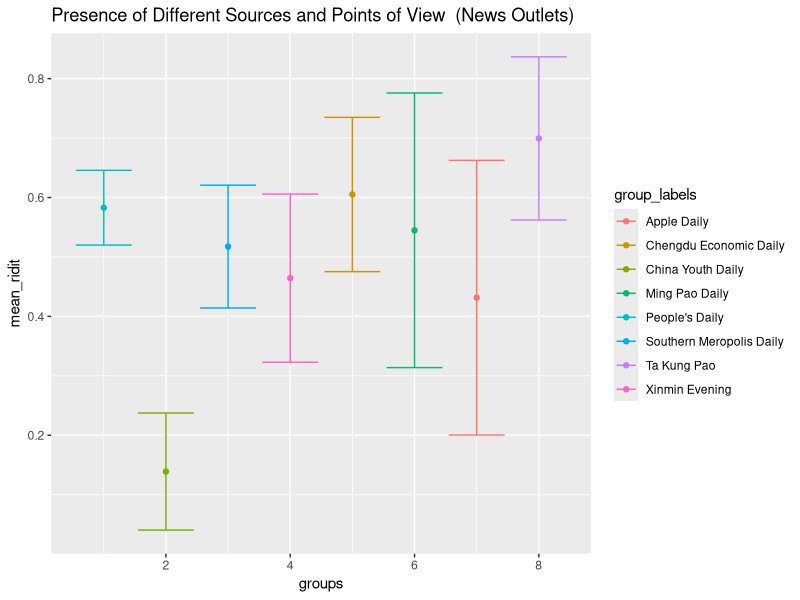
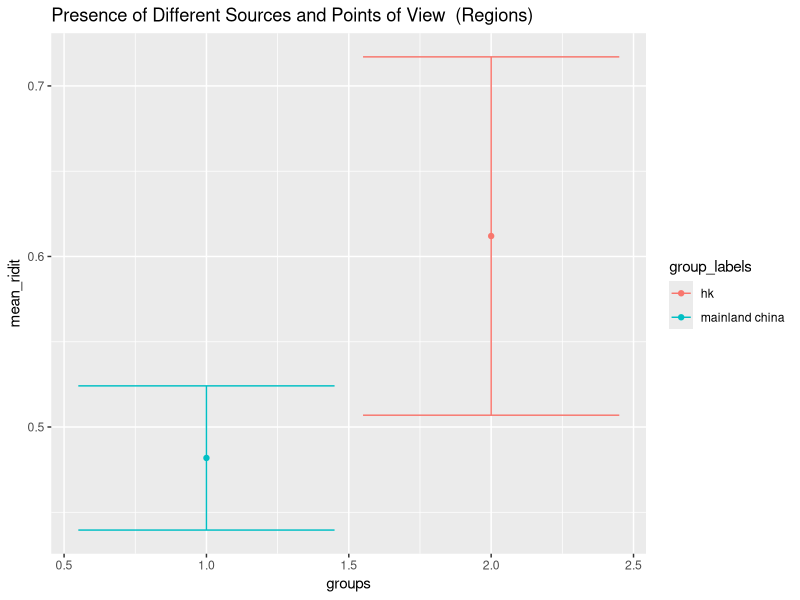
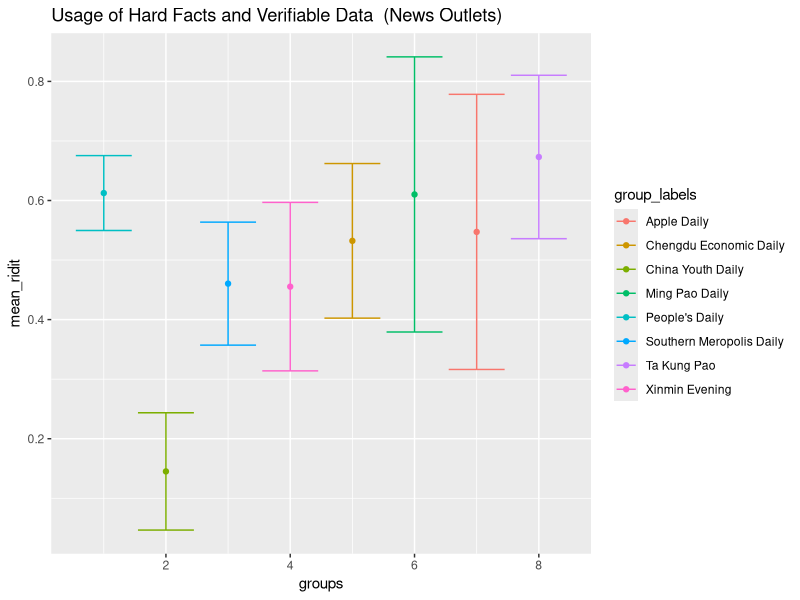
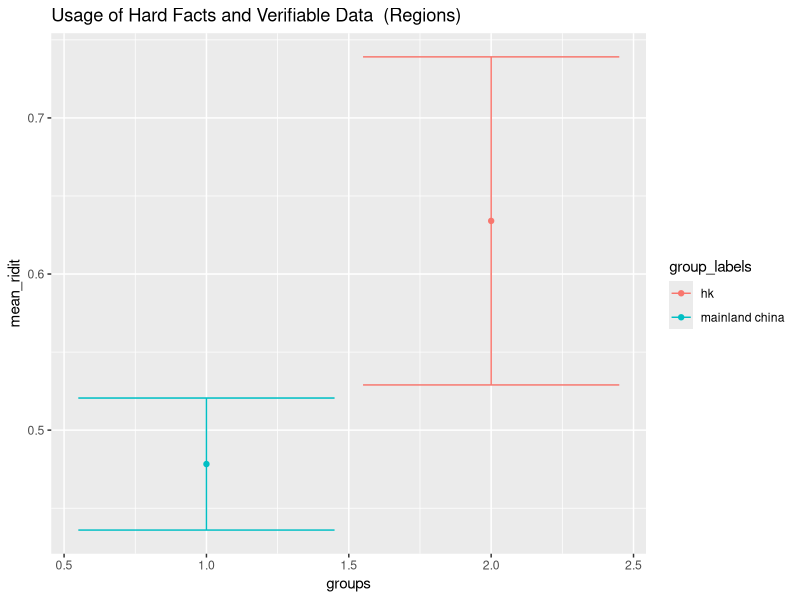
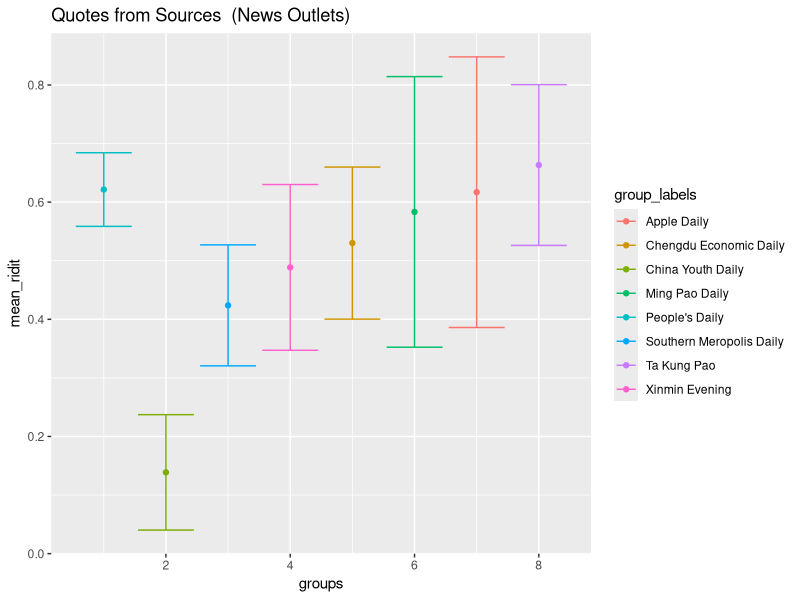
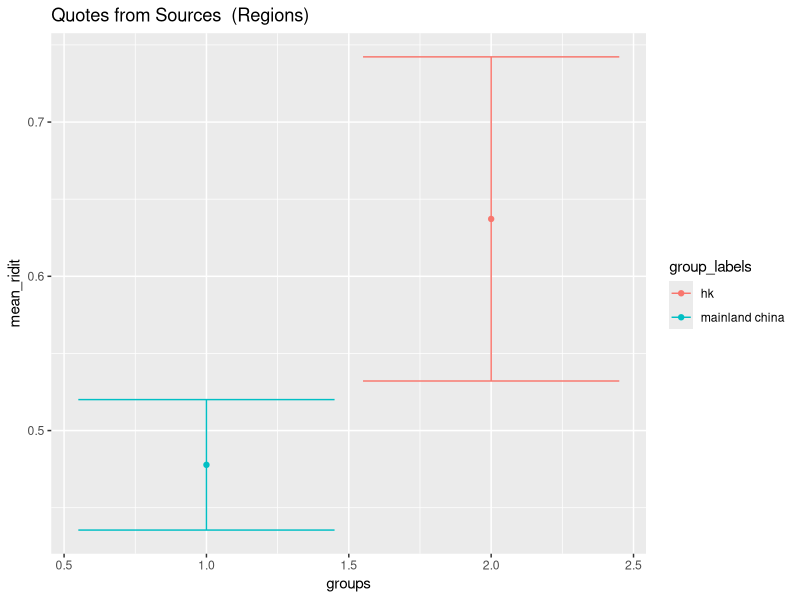
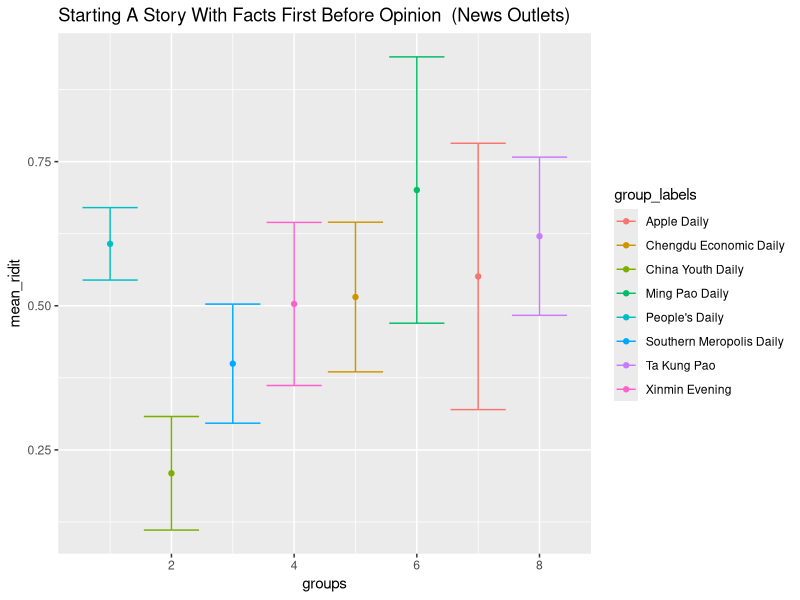
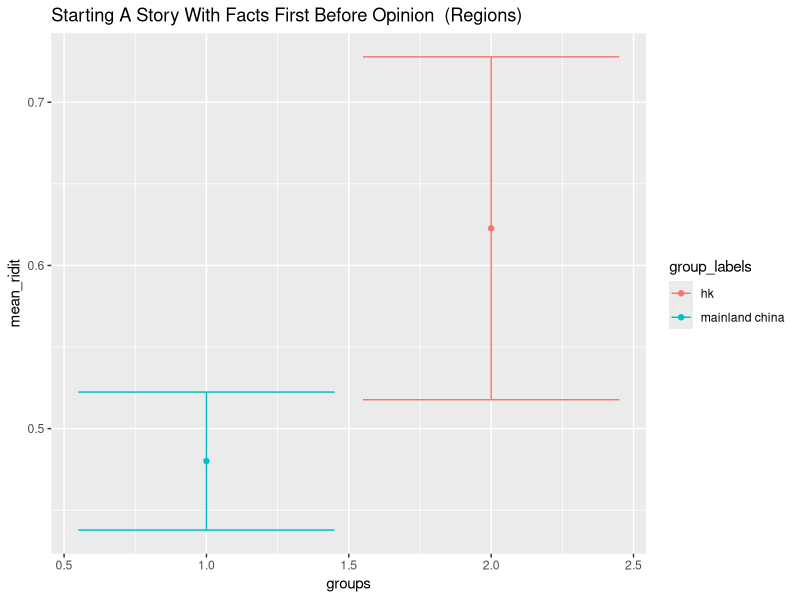

Write R code to recreate these figures, in order.
## ---- chunk 1
knitr::opts_chunk$set(echo = TRUE)
## ---- chunk 2
library(ggplot2)
news_outlets <- c('People\'s Daily', 'China Youth Daily', 'Southern Meropolis Daily', 'Xinmin Evening', 'Chengdu Economic Daily', 'Ming Pao Daily', 'Apple Daily', 'Ta Kung Pao')
regions <- c('mainland china', 'hk')
alpha = 0.05
## ---- chunk 3
# function that takes in a df, reference group, and significance level, gets the mean ridit for each group and performs k-w test for testing if all rhois = P(Y < Xi) are equal and also constructs the confidence intervals for each rhoi
# Arguments:
# O: Dataframe containing the comparison groups
# ref_group: vector containing the reference group
# group_labels: labels for the comparison groups
# plot title
ridit4993 <- function(O, ref_group, group_labels, alpha, plot_title = "") {
  nr = nrow(O)
  
  # Odotj contains the pooled responses from all the groups, for each of the category or scale, i.e. the reference set
  Odotj <- ref_group
  # Oidot contains the total number of response from each group 
  Oidot <- apply(O, 1, sum)
  
  H <- 0.5 * Odotj
  
  # take the cumulative sum, i.e. each entry of C is the number of observations less than the current scale
  cumsum1 <- cumsum(Odotj)
  C <- c(0, cumsum1[1:(length(Odotj) - 1)])
  
  # P(Y < X = W)
  N <- H + C
  
  # F_Rj, the estimated cumulative probability for each category (based on the reference group)
  Rj <- N/sum(O)
  
  R <- matrix(0, nrow(O), ncol(O))
  Odotdot <- sum(O)
  
  for (i in 1:nrow(O)) {
    for (j in 1:ncol(O)) {
      # obtain the ridits for each group and category 
      R[i, j] <- O[i, j] / (Oidot[i]) * Rj[j]
    }
  }
  
  # mean ridit score of each group, i.e. estimate of P(Y<Xi)
  Ri <- apply(R, 1, sum)
  
  # construct confidence interval for each rhoi
  confidence <- cbind(Ri - qnorm(1-alpha/2)/sqrt(12 * Oidot), 
                     Ri + qnorm(1-alpha/2)/sqrt(12 * Oidot))
  
  # plot confidence intervals for rhoi, forall i
  gfg <- data.frame(
    groups = 1:nr,
    mean_ridit = Ri,
    low = confidence[, 1],
    up = confidence[, 2]
  )
  
  # plot(c(1, 1), confidence[1,], xlim = c(1, dim(O)[1]), ylim = c(0, 1), col = 1, type = 'l', xlab='group', ylab='R score')
  # segments(1:(dim(O)[1]), confidence[, 1], 1:(dim(O)[1]), confidence[, 2])
  # abline(h = 0.5)
  pl <- ggplot(gfg, aes(groups, mean_ridit, color = group_labels)) + geom_point() +  geom_errorbar(aes(ymin = low, ymax = up))
  pl <- pl + ggtitle(plot_title)
  
  
  # perform hypothesis test
  # H0: foralli, rhoi = 0.5
  # Ha: Otherwise
  W <- 12 * t(Oidot) %*% (Ri - 0.5) ^ 2
  pvalue  <- 1 - pchisq(W, nr - 1)
  
  return(list(W=W, p.value=pvalue, c.i=confidence, mean_ridit=Ri, pl=pl))
}

apply_ridit <- function(china_df, hk_df, plot_title) {
  # apply ridit by treating each news outlet as a comparison group
  print('News Outlets')
  df <- rbind(china_df, hk_df)
  print(ridit4993(df, colSums(df), news_outlets, alpha, paste(plot_title, " (News Outlets)")))
  
  # apply ridit with 2 comparison groups, china and hk
  print('Regions')
  china_pooled <- colSums(china_df)
  hk_pooled <- colSums(hk_df)
  print(ridit4993(rbind(china_pooled, hk_pooled), colSums(df), regions, alpha, paste(plot_title, " (Regions)")))
}
## ---- chunk 4
q1_china <- data.frame(o1 = c(0, 20, 8, 4, 3), 
                       o2 = c(1, 12, 2, 0, 1), 
                       o3 = c(4, 0, 1, 1, 0), 
                       o4 = c(38, 1, 2, 5, 2), 
                       o5 = c(38, 0, 17, 6, 13))
q1_hk <- data.frame(o1 = rep(0, 3), 
                    o2 = rep(0, 3), 
                    o3 = c(0, 2, 0), 
                    o4 = c(4, 3, 4), 
                    o5 = c(2, 1, 13))
apply_ridit(q1_china, q1_hk, "Presence of Different Sources and Points of View")
## ---- chunk 5
q2_china <- data.frame(
  o1 = c(0, 24, 9, 4, 4),
  o2 = c(0, 8, 1, 0, 0), 
  o3 = c(0, 0, 0, 1, 0), 
  o4 = c(13, 0, 2, 2, 1),
  o5 = c(68, 1, 18, 9, 14)
)

q2_hk <- data.frame(
  o1 = rep(0, 3),
  o2 = rep(0, 3),
  o3 = rep(0, 3),
  o4 = c(1, 2, 0),
  o5 = c(5, 4, 17)
)
apply_ridit(q2_china, q2_hk, "Usage of Hard Facts and Verifiable Data")
## ---- chunk 6
q3_china <- data.frame(
  o1 = c(0, 11, 2, 0, 1),
  o2 = c(2, 20, 7, 4, 3),
  o3 = c(13, 0, 6, 2, 3),
  o4 = c(38, 2, 11, 7, 6),
  o5 = c(28, 0, 4, 3, 6)
)

q3_hk <- data.frame(
  o1 = rep(0, 3),
  o2 = rep(0, 3),
  o3 = c(2, 0, 2),
  o4 = c(2, 5, 8),
  o5 = c(2, 1, 7)
)
apply_ridit(q3_china, q3_hk, "Quotes from Sources")
## ---- chunk 7
q4_china <- data.frame(
  o1 = c(0, 14, 3, 1, 3),
  o2 = c(2, 12, 8, 1, 2),
  o3 = c(11, 2, 4, 4, 2),
  o4 = c(40, 2, 11, 6, 5),
  o5 = c(28, 3, 4, 4, 7)
)

q4_hk <- data.frame(
  o1 = rep(0, 3),
  o2 = c(0, 0, 1),
  o3 = c(0, 1, 2),
  o4 = c(3, 4, 7),
  o5 = c(3, 1, 7)
)
apply_ridit(q4_china, q4_hk, "Starting A Story With Facts First Before Opinion")
## ---- chunk 8
q5_china <- data.frame(
  o1 = c(0, 13, 2, 0, 2),
  o2 = c(3, 9, 6, 0, 2),
  o3 = c(14, 8, 10, 4, 5),
  o4 = c(39, 2, 10, 11, 3),
  o5 = c(25, 1, 2, 1, 7)
)

q5_hk <- data.frame(
  o1 = rep(0, 3),
  o2= c(2, 1, 1),
  o3 = c(1, 0, 3),
  o4 = c(1, 4, 7),
  o5 = c(2, 1, 6)
)
apply_ridit(q5_china, q5_hk, "Using Of Reasoning Or Logic Within The News Item To Prove Or Show A Proposal")
## ---- chunk 9
q6_china <- data.frame(
  o1 = c(0, 10, 5, 0, 1),
  o2 = c(6, 14, 4, 1, 3),
  o3 = c(13, 7, 6, 6, 3),
  o4 = c(41, 0, 10, 5, 5),
  o5 = c(21, 2, 5, 4, 7)
)

q6_hk <- data.frame(
  o1 = c(1, 1, 0),
  o2 = c(2, 1, 0),
  o3 = c(2, 4, 4),
  o4 = c(0, 0, 7),
  o5 = c(1, 0, 6)
)
apply_ridit(q6_china, q6_hk, "Using Conditional Expressions")
## ---- chunk 10
q7_china <- data.frame(
  o1 = c(0, 1, 0, 0, 0),
  o2 = c(10, 17, 7, 2, 6),
  o3 = c(36, 15, 17, 6, 11),
  o4 = c(30, 0, 5, 5, 2),
  o5 = c(5, 0, 1, 3, 0)
)

q7_hk <- data.frame(
  o1 = rep(0, 3),
  o2 = c(0, 2, 0),
  o3 = c(2, 1, 4),
  o4 = c(4, 2, 12),
  o5 = c(0, 1, 1)
)
apply_ridit(q7_china, q7_hk, "When I Have A Good Idea About A Topic That I Consider Important, I Always Get It Covered")
## ---- chunk 11
q8_china <- data.frame(
  o1 = c(2, 2, 1, 0, 3),
  o2 = c(17, 14, 4, 1, 6),
  o3 = c(31, 16, 16, 3, 5),
  o4 = c(30, 1, 7, 11, 5),
  o5 = c(1, 0, 2, 1, 0)
)

q8_hk <- data.frame(
  o1 = c(0, 0, 1),
  o2 = c(0, 1, 0),
  o3 = c(2, 2, 7),
  o4 = c(3, 3, 8),
  o5 = c(1, 0, 1)
)
apply_ridit(q8_china, q8_hk, "I Have Quite Or A Lot Of Freedom To Decide Which Aspects Of A News/Story I Should Emphasize")
## ---- chunk 12
q9_china <- data.frame(
  o1 = c(6, 2, 0, 0, 4),
  o2 = c(17, 10, 4, 1, 6),
  o3 = c(32, 20, 20, 6, 5),
  o4 = c(25, 1, 5, 9, 4),
  o5 = c(1, 0, 1, 0, 0)
)

q9_hk <- data.frame(
  o1 = c(0, 1, 1),
  o2 = c(0, 1, 1),
  o3 = c(3, 1, 7),
  o4 = c(3, 2, 7),
  o5 = c(0, 1, 1)
)
apply_ridit(q9_china, q9_hk, "I Have Quite Or A Lot Of Freedom To Select The News/Stories On Which I Will Work On")
## ---- chunk 13
q10_china <- data.frame(
  o1 = c(10, 4, 2, 1, 2),
  o2 = c(39, 22, 6, 2, 5),
  o3 = c(22, 3, 12, 4, 6),
  o4 = c(6, 3, 9, 7, 2),
  o5 = c(3, 1, 1, 2, 4)
)

q10_hk <- data.frame(
  o1 = rep(0, 3),
  o2 = c(0, 0, 1),
  o3 = c(3, 4, 4),
  o4 = c(3, 1, 8),
  o5 = c(0, 1, 4)
)
apply_ridit(q10_china, q10_hk, "My Work Does Not Tend To Be Edited By Others")
